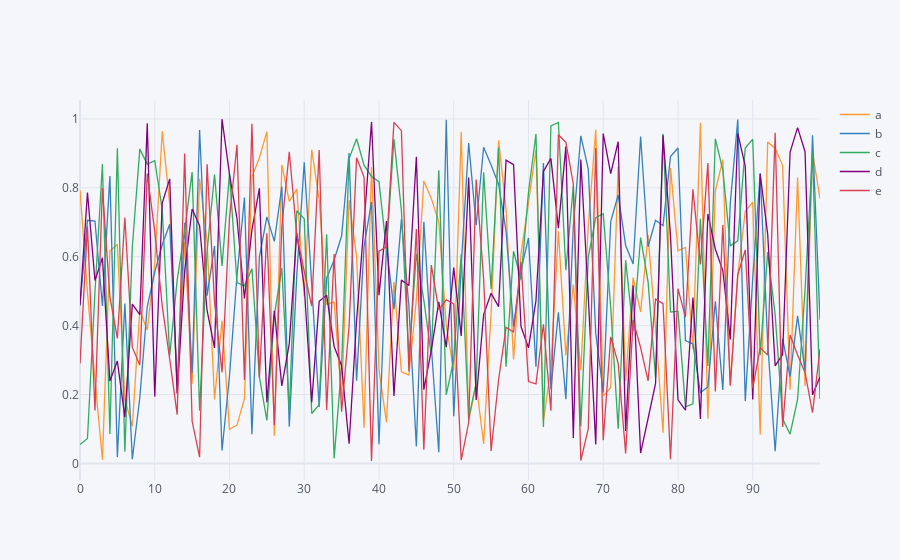

Notebook cell for this chart:
### Code cell
df.iplot(kind = 'scatter')
